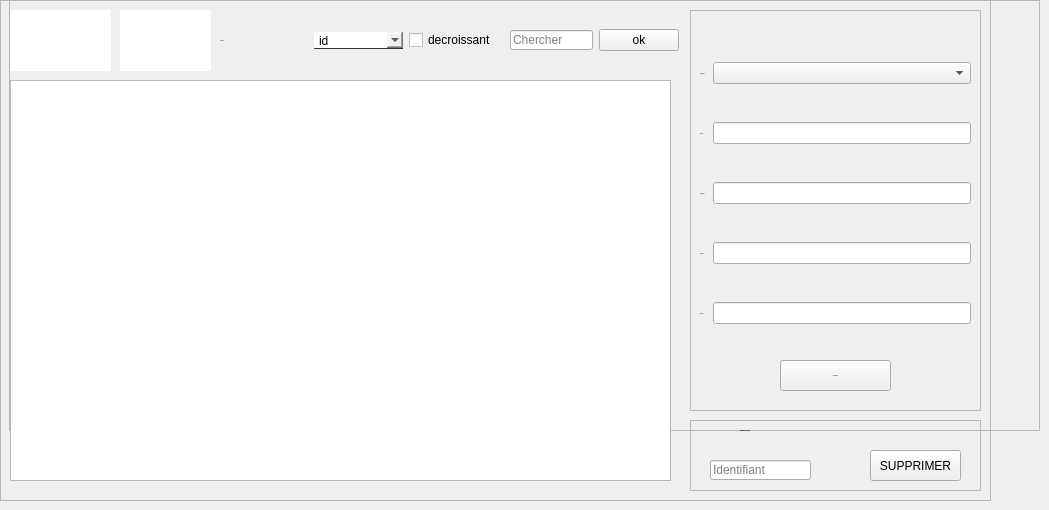
          <widget class="QWidget" name="tab_14">
           <attribute name="title">
            <string>Liste des  postes</string>
           </attribute>
           <widget class="QFrame" name="frame_24">
            <property name="geometry">
             <rect>
              <x>9</x>
              <y>0</y>
              <width>1031</width>
              <height>431</height>
             </rect>
            </property>
            <property name="frameShape">
             <enum>QFrame::StyledPanel</enum>
            </property>
            <property name="frameShadow">
             <enum>QFrame::Raised</enum>
            </property>
           </widget>
           <widget class="QFrame" name="frame_25">
            <property name="geometry">
             <rect>
              <x>0</x>
              <y>0</y>
              <width>991</width>
              <height>501</height>
             </rect>
            </property>
            <property name="frameShape">
             <enum>QFrame::StyledPanel</enum>
            </property>
            <property name="frameShadow">
             <enum>QFrame::Raised</enum>
            </property>
            <widget class="QTableView" name="tableViewposte">
             <property name="geometry">
              <rect>
               <x>10</x>
               <y>80</y>
               <width>661</width>
               <height>401</height>
              </rect>
             </property>
            </widget>
            <widget class="QFrame" name="frame_26">
             <property name="geometry">
              <rect>
               <x>690</x>
               <y>10</y>
               <width>291</width>
               <height>401</height>
              </rect>
             </property>
             <property name="frameShape">
              <enum>QFrame::StyledPanel</enum>
             </property>
             <property name="frameShadow">
              <enum>QFrame::Raised</enum>
             </property>
             <widget class="QWidget" name="gridLayoutWidget_6">
              <property name="geometry">
               <rect>
                <x>10</x>
                <y>20</y>
                <width>271</width>
                <height>331</height>
               </rect>
              </property>
              <layout class="QGridLayout" name="gridLayout_6">
               <property name="sizeConstraint">
                <enum>QLayout::SetDefaultConstraint</enum>
               </property>
               <property name="horizontalSpacing">
                <number>6</number>
               </property>
               <item row="2" column="0">
                <widget class="QLabel" name="label_40">
                 <property name="font">
                  <font>
                   <family>century gothic</family>
                   <pointsize>-1</pointsize>
                  </font>
                 </property>
                 <property name="text">
                  <string>Avantage:</string>
                 </property>
                </widget>
               </item>
               <item row="1" column="1">
                <widget class="QLineEdit" name="lineEditadres_6"/>
               </item>
               <item row="4" column="0">
                <widget class="QLabel" name="label_41">
                 <property name="font">
                  <font>
                   <family>century gothic</family>
                   <pointsize>-1</pointsize>
                  </font>
                 </property>
                 <property name="text">
                  <string>Salaire:</string>
                 </property>
                </widget>
               </item>
               <item row="3" column="0">
                <widget class="QLabel" name="label_42">
                 <property name="font">
                  <font>
                   <family>century gothic</family>
                   <pointsize>-1</pointsize>
                  </font>
                 </property>
                 <property name="text">
                  <string>Horaire:</string>
                 </property>
                </widget>
               </item>
               <item row="1" column="0">
                <widget class="QLabel" name="label_43">
                 <property name="font">
                  <font>
                   <family>century gothic</family>
                   <pointsize>-1</pointsize>
                  </font>
                 </property>
                 <property name="text">
                  <string>Grade:</string>
                 </property>
                </widget>
               </item>
               <item row="2" column="1">
                <widget class="QLineEdit" name="lineEditsurface_6"/>
               </item>
               <item row="0" column="0">
                <widget class="QLabel" name="label_44">
                 <property name="font">
                  <font>
                   <family>century gothic</family>
                   <pointsize>-1</pointsize>
                  </font>
                 </property>
                 <property name="text">
                  <string>Identifiant :</string>
                 </property>
                </widget>
               </item>
               <item row="3" column="1">
                <widget class="QLineEdit" name="lineEditbudget_5"/>
               </item>
               <item row="4" column="1">
                <widget class="QLineEdit" name="lineEditbudget_6"/>
               </item>
               <item row="0" column="1">
                <widget class="QComboBox" name="comboBox_12"/>
               </item>
              </layout>
             </widget>
             <widget class="QPushButton" name="modifierchantier_4">
              <property name="geometry">
               <rect>
                <x>90</x>
                <y>350</y>
                <width>111</width>
                <height>31</height>
               </rect>
              </property>
              <property name="font">
               <font>
                <family>century gothic</family>
                <pointsize>-1</pointsize>
                <weight>50</weight>
                <bold>false</bold>
               </font>
              </property>
              <property name="text">
               <string>MODIFIER</string>
              </property>
             </widget>
            </widget>
            <widget class="QWidget" name="horizontalLayoutWidget_3">
             <property name="geometry">
              <rect>
               <x>220</x>
               <y>20</y>
               <width>277</width>
               <height>41</height>
              </rect>
             </property>
             <layout class="QHBoxLayout" name="horizontalLayout_14">
              <item>
               <widget class="QLabel" name="label_45">
                <property name="font">
                 <font>
                  <family>century gothic</family>
                  <pointsize>-1</pointsize>
                 </font>
                </property>
                <property name="text">
                 <string>Trier par :</string>
                </property>
               </widget>
              </item>
              <item>
               <widget class="QComboBox" name="comboBox_13">
                <property name="layoutDirection">
                 <enum>Qt::LeftToRight</enum>
                </property>
                <property name="styleSheet">
                 <string notr="true">QComboBox{
border:none;
border-bottom:1px solid #2d3436;
}
QComboBox::hover{
background: rgba(119,181,254,0.5);
}</string>
                </property>
                <item>
                 <property name="text">
                  <string>id</string>
                 </property>
                </item>
                <item>
                 <property name="text">
                  <string>grade</string>
                 </property>
                </item>
                <item>
                 <property name="text">
                  <string>avantage</string>
                 </property>
                </item>
                <item>
                 <property name="text">
                  <string>horaire</string>
                 </property>
                </item>
                <item>
                 <property name="text">
                  <string>salaire</string>
                 </property>
                </item>
               </widget>
              </item>
              <item>
               <widget class="QCheckBox" name="checkBox_2">
                <property name="text">
                 <string>decroissant</string>
                </property>
               </widget>
              </item>
             </layout>
            </widget>
            <widget class="QWidget" name="horizontalLayoutWidget_4">
             <property name="geometry">
              <rect>
               <x>510</x>
               <y>20</y>
               <width>169</width>
               <height>41</height>
              </rect>
             </property>
             <layout class="QHBoxLayout" name="horizontalLayout_16">
              <item>
               <widget class="QLineEdit" name="lineEdit_25">
                <property name="maximumSize">
                 <size>
                  <width>100</width>
                  <height>20</height>
                 </size>
                </property>
                <property name="placeholderText">
                 <string>Chercher</string>
                </property>
               </widget>
              </item>
              <item>
               <widget class="QPushButton" name="pb_ok1_4">
                <property name="text">
                 <string>ok</string>
                </property>
               </widget>
              </item>
             </layout>
            </widget>
            <widget class="QFrame" name="frame1_6">
             <property name="geometry">
              <rect>
               <x>690</x>
               <y>420</y>
               <width>291</width>
               <height>71</height>
              </rect>
             </property>
             <property name="frameShape">
              <enum>QFrame::StyledPanel</enum>
             </property>
             <property name="frameShadow">
              <enum>QFrame::Raised</enum>
             </property>
            </widget>
            <widget class="QGraphicsView" name="graphicsView_16">
             <property name="geometry">
              <rect>
               <x>120</x>
               <y>10</y>
               <width>91</width>
               <height>61</height>
              </rect>
             </property>
             <property name="styleSheet">
              <string notr="true">border-image: url(:/suppr.png);

border-radius:10px;</string>
             </property>
            </widget>
            <widget class="QGraphicsView" name="graphicsView_17">
             <property name="geometry">
              <rect>
               <x>10</x>
               <y>10</y>
               <width>101</width>
               <height>61</height>
              </rect>
             </property>
             <property name="styleSheet">
              <string notr="true">border-image: url(:/modif.png);
border-radius:10px;</string>
             </property>
            </widget>
            <widget class="QLabel" name="label_73">
             <property name="geometry">
              <rect>
               <x>740</x>
               <y>410</y>
               <width>221</width>
               <height>41</height>
              </rect>
             </property>
             <property name="font">
              <font>
               <family>century gothic</family>
               <pointsize>-1</pointsize>
               <weight>75</weight>
               <bold>true</bold>
              </font>
             </property>
             <property name="styleSheet">
              <string notr="true">QLabel{
color: black;

border: none;
}</string>
             </property>
             <property name="text">
              <string>Supprimer une poste </string>
             </property>
            </widget>
            <widget class="QLineEdit" name="lineEdit_26">
             <property name="geometry">
              <rect>
               <x>710</x>
               <y>460</y>
               <width>101</width>
               <height>20</height>
              </rect>
             </property>
             <property name="placeholderText">
              <string>Identifiant</string>
             </property>
            </widget>
            <widget class="QPushButton" name="supprimerposte_2">
             <property name="geometry">
              <rect>
               <x>870</x>
               <y>450</y>
               <width>91</width>
               <height>31</height>
              </rect>
             </property>
             <property name="text">
              <string>SUPPRIMER</string>
             </property>
            </widget>
           </widget>
          </widget>
